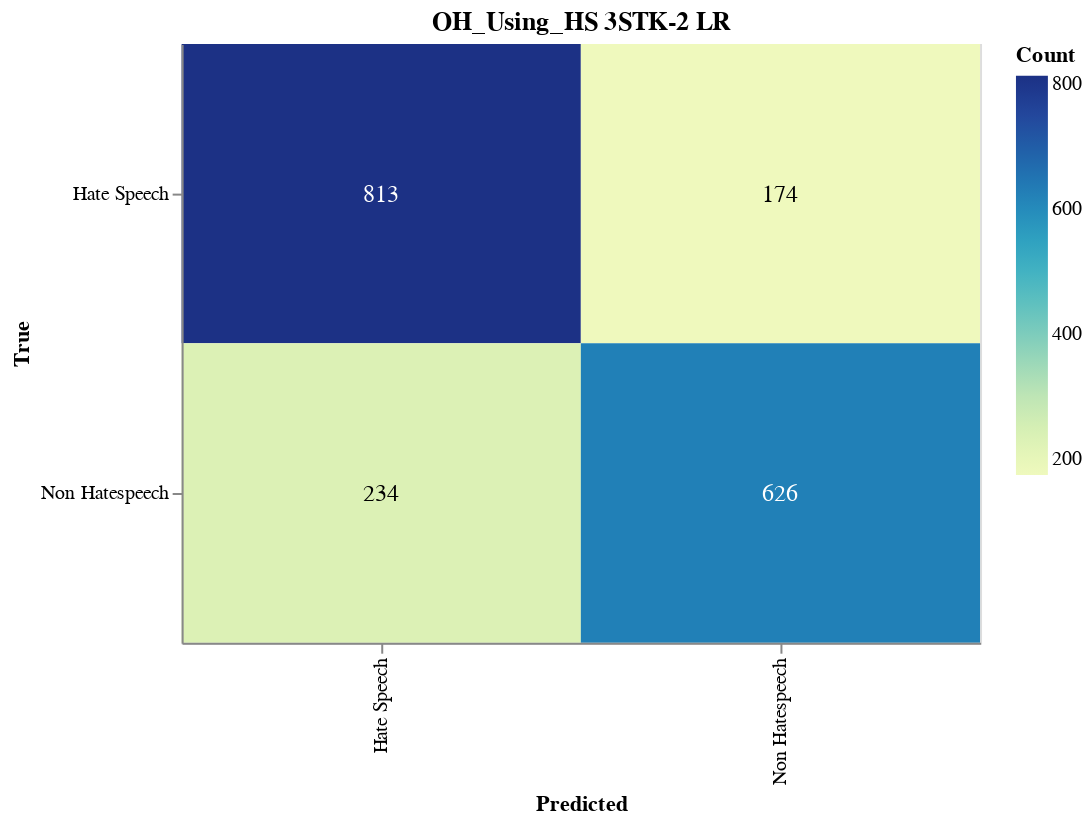

Notebook source saved alongside this figure:
### Markdown cell above
#### Save CM

### Code cell
import altair as alt
import altair_saver
import pandas as pd
from sklearn.metrics import confusion_matrix

# Calculate the confusion matrix
cm = confusion_matrix(y_val, adjusted_predictions)

# Define class names
class_names = ['Hate Speech', 'Non Hatespeech']

# Convert confusion matrix to DataFrame
cm_df = pd.DataFrame(cm, index=class_names, columns=class_names).reset_index().melt(id_vars='index')
cm_df.columns = ['True', 'Predicted', 'Count']

# Ensure the order of categories
cm_df['True'] = pd.Categorical(cm_df['True'], categories=class_names, ordered=True)
cm_df['Predicted'] = pd.Categorical(cm_df['Predicted'], categories=class_names, ordered=True)

# Create the Altair plot
heatmap = alt.Chart(cm_df).mark_rect().encode(
    x=alt.X('Predicted:O', sort=class_names),
    y=alt.Y('True:O', sort=class_names),
    color='Count:Q',
    tooltip=['True', 'Predicted', 'Count']
).properties(
    width=400,
    height=300,
    title='OH_Using_HS 3STK-2 LR'
)

# Add text labels
text = heatmap.mark_text(
    align='center',
    baseline='middle',
    fontSize=12
).encode(
    text='Count:Q',
    color=alt.condition(
        alt.datum.Count > cm.max() / 2,
        alt.value('white'),
        alt.value('black')
    )
)

# Combine heatmap and text
final_chart = heatmap + text

# Display the plot
final_chart.show()

### Figure 1 — Vega-Lite specification as saved in the notebook (floating-point values rounded to 4 significant figures)
{"config": {"view": {"continuousWidth": 300, "continuousHeight": 300}}, "layer": [{"mark": {"type": "rect"}, "encoding": {"color": {"field": "Count", "type": "quantitative"}, "tooltip": [{"field": "True", "type": "ordinal"}, {"field": "Predicted", "type": "ordinal"}, {"field": "Count", "type": "quantitative"}], "x": {"field": "Predicted", "sort": ["Hate Speech", "Non Hatespeech"], "type": "ordinal"}, "y": {"field": "True", "sort": ["Hate Speech", "Non Hatespeech"], "type": "ordinal"}}, "title": "OH_Using_HS 3STK-2 LR"}, {"mark": {"type": "text", "align": "center", "baseline": "middle", "fontSize": 12}, "encoding": {"color": {"condition": {"test": "(datum.Count > 406.5)", "value": "white"}, "value": "black"}, "text": {"field": "Count", "type": "quantitative"}, "tooltip": [{"field": "True", "type": "ordinal"}, {"field": "Predicted", "type": "ordinal"}, {"field": "Count", "type": "quantitative"}], "x": {"field": "Predicted", "sort": ["Hate Speech", "Non Hatespeech"], "type": "ordinal"}, "y": {"field": "True", "sort": ["Hate Speech", "Non Hatespeech"], "type": "ordinal"}}, "title": "OH_Using_HS 3STK-2 LR"}], "data": {"name": "data-f861970059ce7cd0388f77c641add09d"}, "height": 300, "width": 400, "$schema": "https://vega.github.io/schema/vega-lite/v5.17.0.json", "datasets": {"data-f861970059ce7cd0388f77c641add09d": [{"True": "Hate Speech", "Predicted": "Hate Speech", "Count": 813}, {"True": "Non Hatespeech", "Predicted": "Hate Speech", "Count": 234}, {"True": "Hate Speech", "Predicted": "Non Hatespeech", "Count": 174}, {"True": "Non Hatespeech", "Predicted": "Non Hatespeech", "Count": 626}]}}
